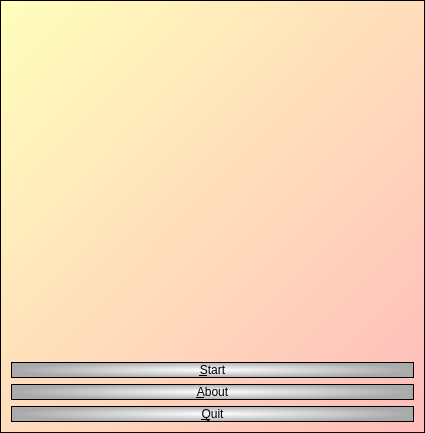
<?xml version="1.0" encoding="UTF-8"?>
<ui version="4.0">
 <class>qt_menu_dialog</class>
 <widget class="QDialog" name="qt_menu_dialog">
  <property name="geometry">
   <rect>
    <x>0</x>
    <y>0</y>
    <width>425</width>
    <height>433</height>
   </rect>
  </property>
  <property name="font">
   <font/>
  </property>
  <property name="windowTitle">
   <string>Korter Project v1.1</string>
  </property>
  <property name="styleSheet">
   <string notr="true">QDialog {
 background-color: qlineargradient(x1: 0, y1: 0, x2: 1, y2: 1, stop: 0  #ffb, stop: 1 #fbb);
  border: 1px solid black
}

QSpinBox,QDoubleSpinBox,QComboBox { 
  background-color: qlineargradient(x1: 0, y1: 0, x2: 1, y2: 1, stop: 0  #bbb, stop: 1 #fff);
  border: 1px solid black
}

QPushButton
{
  font: 24px bold &quot;Courier&quot; courier monospace;
  color: #000;
  background-color: qradialgradient(cx: 0.5, cy: 0.5,fx: 0.5, fy: 0.5,radius: 0.5, stop: 0 #fff, stop: 1 #aaa);
  border: 1px solid black
}</string>
  </property>
  <layout class="QVBoxLayout" name="verticalLayout">
   <item>
    <widget class="QLabel" name="image_equilibrium">
     <property name="text">
      <string/>
     </property>
     <property name="pixmap">
      <pixmap resource="korter_project.qrc">:/pics/site_50.jpg</pixmap>
     </property>
     <property name="alignment">
      <set>Qt::AlignCenter</set>
     </property>
    </widget>
   </item>
   <item>
    <widget class="QPushButton" name="button_start">
     <property name="text">
      <string>&amp;Start</string>
     </property>
     <property name="flat">
      <bool>true</bool>
     </property>
    </widget>
   </item>
   <item>
    <widget class="QPushButton" name="button_about">
     <property name="text">
      <string>&amp;About</string>
     </property>
     <property name="flat">
      <bool>true</bool>
     </property>
    </widget>
   </item>
   <item>
    <widget class="QPushButton" name="button_quit">
     <property name="text">
      <string>&amp;Quit</string>
     </property>
     <property name="flat">
      <bool>true</bool>
     </property>
    </widget>
   </item>
  </layout>
 </widget>
 <layoutdefault spacing="6" margin="11"/>
 <resources>
  <include location="korter_project.qrc"/>
 </resources>
 <connections/>
</ui>
